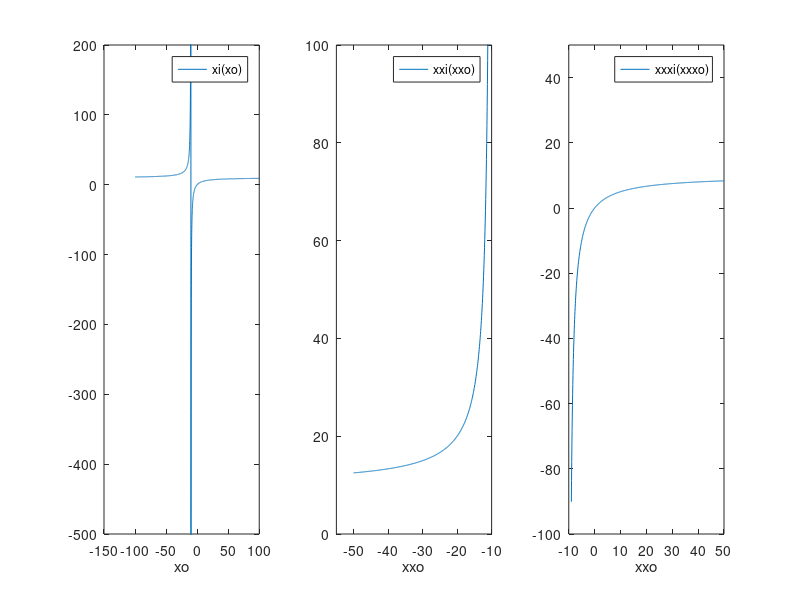

Recreate this plot in MATLAB.
% G10TINPOS

% Positive Lens
% Focal length f is positive, light from left propagating from medium with index 1 to lens
% of refractive index n.
% xo on left of surface (negative)

% Calculation of graph for xi as function of xo over the total range of xo.
% graph for xi as function of xo over the range of xo to the left of f.
% graph for xi as function of xo over the range of xo to the right of f.

function G10TINPOS;
f = 10;
% image focus: f
% object focus: -f

xo = (-100.001:0.07:100);
xi = 1./(1/f+1./xo);

figure(1);
subplot(1,3,1);
plot(xo,xi);
axis([-150 100 -500 200]);
xlabel('xo');
legend('xi(xo)');

xxo = (-50.001:0.07:-11);
xxi = 1./(1/f+1./xxo);

subplot(1,3,2);
plot(xxo,xxi);
axis([-55 -10 0 100]);
xlabel('xxo');
legend('xxi(xxo)');

xxxo =(-9.001:0.07:50);
xxxi = 1./(1/f+1./xxxo);

subplot(1,3,3);
plot(xxxo,xxxi);
axis([-10 50 -100 50]);
xlabel('xxo');
legend('xxxi(xxxo)');
